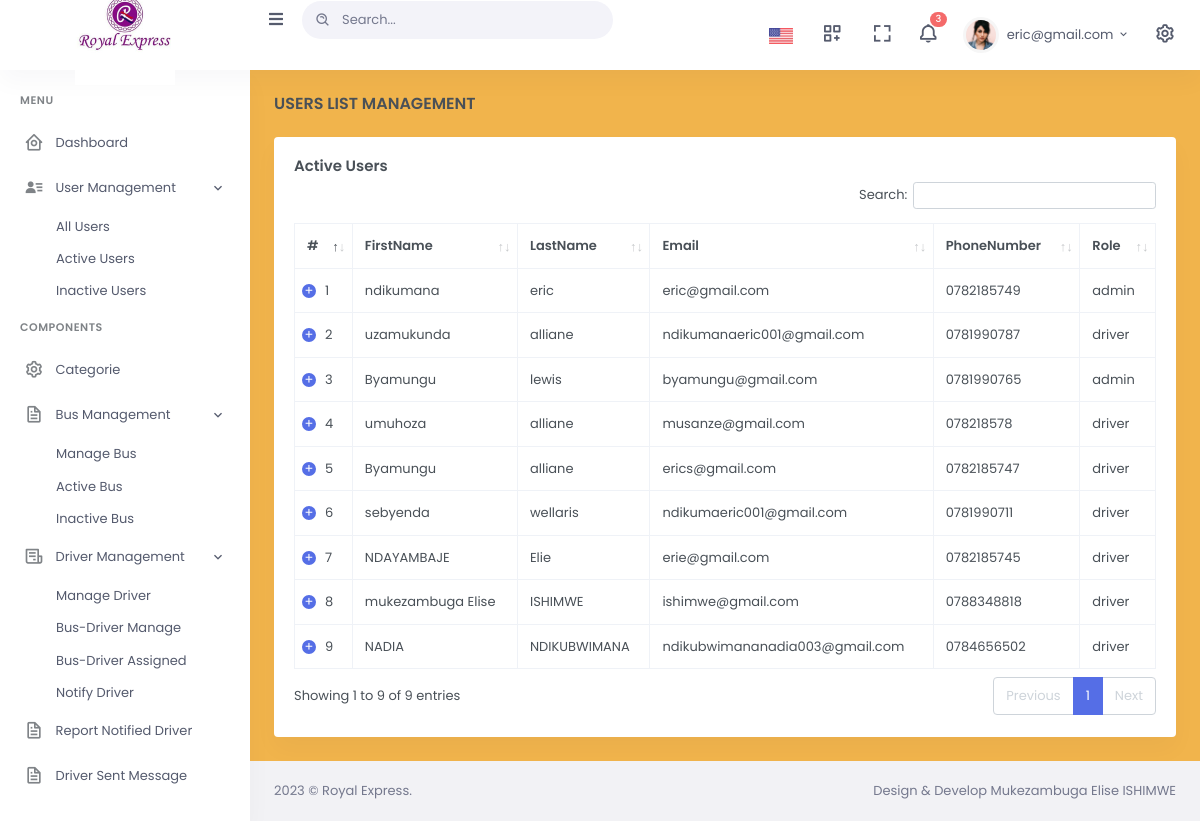
/admin/activeuser.php (signed in), run on the app's committed database.
### tables this page shows
CREATE TABLE `users` (
  `user_id` int(11) NOT NULL,
  `firstname` varchar(56) NOT NULL,
  `lastname` varchar(45) NOT NULL,
  `email` varchar(34) NOT NULL,
  `phonenumber` varchar(33) NOT NULL,
  `password` varchar(100) NOT NULL,
  `status` int(11) NOT NULL,
  `role` varchar(65) NOT NULL,
  `created_on` date NOT NULL DEFAULT current_timestamp(),
  `status1` varchar(11) DEFAULT NULL
);

### admin/activeuser.php (the view, shortened to what this page needs)
<!doctype html>
<html lang="en">
<head>
        <link href="assets/libs/datatables.net-bs4/css/dataTables.bootstrap4.min.css" rel="stylesheet" type="text/css" />
        <link href="assets/libs/datatables.net-buttons-bs4/css/buttons.bootstrap4.min.css" rel="stylesheet" type="text/css" />
        <link href="assets/libs/datatables.net-responsive-bs4/css/responsive.bootstrap4.min.css" rel="stylesheet" type="text/css" />
        <link href="assets/css/bootstrap.min.css" id="bootstrap-style" rel="stylesheet" type="text/css" />
        <link href="assets/css/icons.min.css" rel="stylesheet" type="text/css" />
        <link href="assets/css/app.min.css" id="app-style" rel="stylesheet" type="text/css" />
    </head>
    <body class="mx-lt-5 bg-warning"  data-layout-mode="light">
        <div id="layout-wrapper">
           <?php
           include('include/header.php');
           ?>
            <?php
           include('include/navbar.php');
           ?>
            <div class="main-content">
                <div class="page-content">
                    <div class="container-fluid">
                        <div class="row">
                            <div class="col-12">
                                <div class="page-title-box d-sm-flex align-items-center justify-content-between">
                                    <h4 class="mb-sm-0 font-size-18">Users List Management</h4>
                                </div>
                            </div>
                        </div>
                        <div class="row">
                            <div class="col-12">
                                <div class="card">
                                    <div class="card-body">
                                        <h4 class="card-title">Active Users</h4>
                                        <table id="datatable-buttons" class="table table-bordered dt-responsive nowrap w-100">
                                            <thead>
                                            <tr><th>#</th>
                                                <th>FirstName</th>
                                                <th>LastName</th>
                                                <th>Email</th>
                                                <th>PhoneNumber</th>
                                                <th>Role</th>
                                            </tr>
                                            </thead>
                                            <tbody>
                                            <?php
                                                $select = mysqli_query($con,"SELECT  * FROM users where status='0'");
                                                $i=0;
                                                while ($row = mysqli_fetch_array($select)) {
                                                    $i++;
                                            ?>
                                            <tr>
                                                <td><?php echo $i ?></td>
                                                <td><?php echo $row['firstname'];?></td>
                                                <td><?php echo $row['lastname'];?></td>
                                                <td><?php echo $row['email'];?></td>
                                                <td><?php echo $row['phonenumber'];?></td>
                                                <td><?php echo $row['role'];?></td>
                                            <?php
                                                }
                                            ?>
                                            </tbody>
                                        </table>
                                    </div>
                                </div>
                            </div>
                        </div>
                    </div>
                </div>
               <?php
               include('include/footer.php');
               ?>
            </div>
        </div>
    </body>
</html>

### data on the page
users: firstname "ndikumana", lastname "eric", email "eric@gmail.com", phonenumber "0782185749", role "admin"
users: firstname "uzamukunda", lastname "alliane", email "ndikumanaeric001@gmail.com", phonenumber "0781990787", role "driver"
users: firstname "Byamungu", lastname "lewis", email "byamungu@gmail.com", phonenumber "0781990765", role "admin"
users: firstname "umuhoza", lastname "alliane", email "musanze@gmail.com", phonenumber "078218578", role "driver"
users: firstname "Byamungu", lastname "alliane", email "erics@gmail.com", phonenumber "0782185747", role "driver"
users: firstname "sebyenda", lastname "wellaris", email "ndikumaeric001@gmail.com", phonenumber "0781990711", role "driver"
users: firstname "NDAYAMBAJE", lastname "Elie", email "erie@gmail.com", phonenumber "0782185745", role "driver"
users: firstname "mukezambuga Elise", lastname "ISHIMWE", email "ishimwe@gmail.com", phonenumber "0788348818", role "driver"
users: firstname "NADIA", lastname "NDIKUBWIMANA", email "ndikubwimananadia003@gmail.com", phonenumber "0784656502", role "driver"

### other printed values
$total "3"
$_SESSION['email'] "eric@gmail.com"
